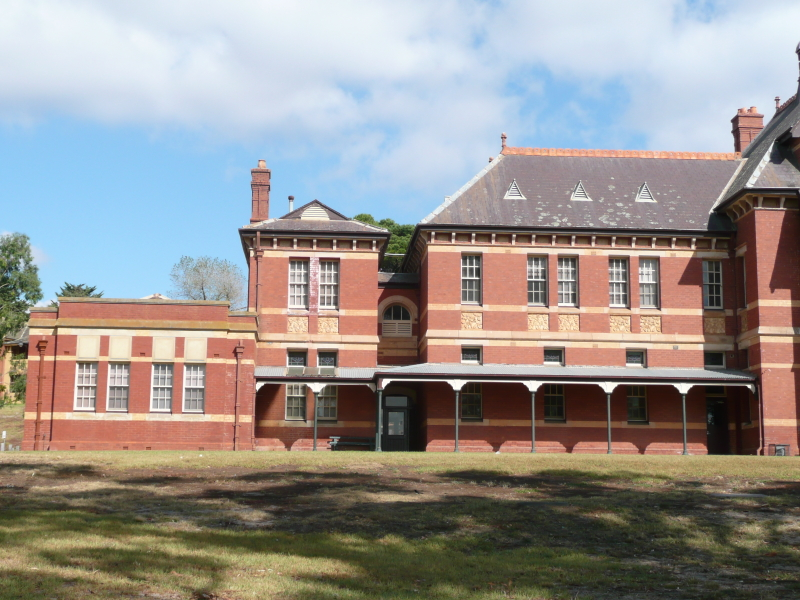
#> input picture lab_6/Sources/budynek1.jpg, 800 x 600 px
$ python -i lab6_3.py   (imports and definitions only)
#> lines starting #> are read from the running program, lines starting #| are printed output that depends on the picture
import sys
import os
import numpy as np
import matplotlib.pyplot as plt
import scipy.ndimage as ndimage
from PIL import Image

sys.path.append(os.path.abspath(os.path.join(os.path.dirname(__file__), '..')))
from Sources.pm import *

K_CONST = 0.04
PATCH_SIZE = 150
HALF_PATCH = PATCH_SIZE // 2  # 15
N_BEST = 200
FAST_THRESHOLD = 0.05

# Bresenham circle radius 3 — fits in 7×7, 16 pixels
FAST_CIRCLE = [
    (-3, 0), (-3, 1), (-2, 2), (-1, 3),
    (0, 3),  (1, 3),  (2, 2),  (3, 1),
    (3, 0),  (3, -1), (2, -2), (1, -3),
    (0, -3), (-1, -3),(-2, -2),(-3, -1),
]


# [38 lines left out: functions greyscaleimage, fast_detector, not called in this run]


def calculate_harris_measure(image, k=K_CONST):
    Ix = ndimage.sobel(image, axis=1)
    Iy = ndimage.sobel(image, axis=0)
    Ixx = ndimage.gaussian_filter(Ix ** 2, sigma=1)
    Iyy = ndimage.gaussian_filter(Iy ** 2, sigma=1)
    Ixy = ndimage.gaussian_filter(Ix * Iy,  sigma=1)
    det   = Ixx * Iyy - Ixy ** 2
    trace = Ixx + Iyy
    return det - k * trace ** 2


# [61 lines left out: functions non_max_suppression, get_orientation, load_orb_pairs, get_rotated_brief, not called in this run]


def hamming_distance(a, b):
    return int(np.count_nonzero(np.unpackbits(a) ^ np.unpackbits(b)))


def load_images(filename):
    path = os.path.join(os.path.dirname(__file__), 'Sources', filename)
    return np.array(Image.open(path)).astype(np.float32) / 255.0


# [69 lines left out: functions ask_user_images, process_image, match_orb, main, not called in this run]


# [2 lines not run here, left out]

>>> import cv2
>>> picture = cv2.imread('Sources/budynek1.jpg', cv2.IMREAD_GRAYSCALE)
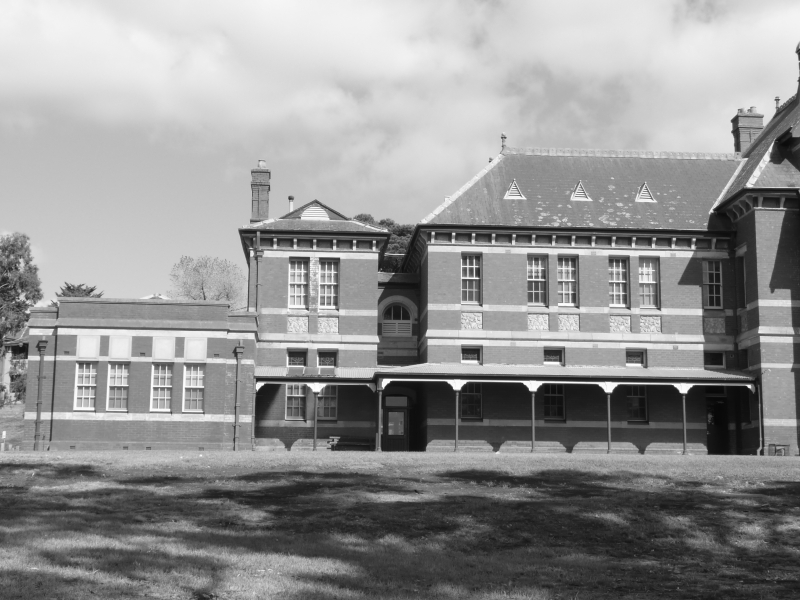
#> picture: shape (600, 800); min 8, max 254, mean 147.2
>>> result = calculate_harris_measure(picture)
#> in calculate_harris_measure, `Ix = ndimage.sobel(image, axis=1)`:
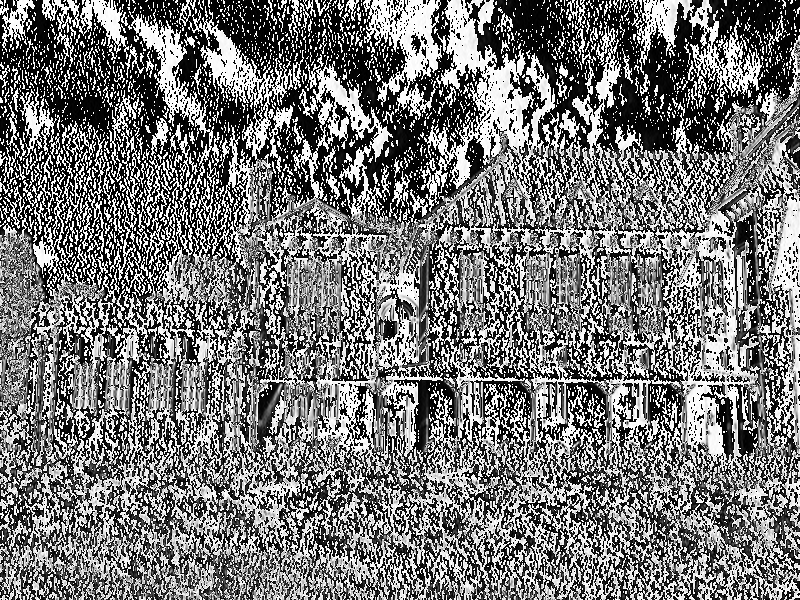
#> Ix: shape (600, 800); min 0, max 255, mean 118.7
#> in calculate_harris_measure, `Iy = ndimage.sobel(image, axis=0)`:
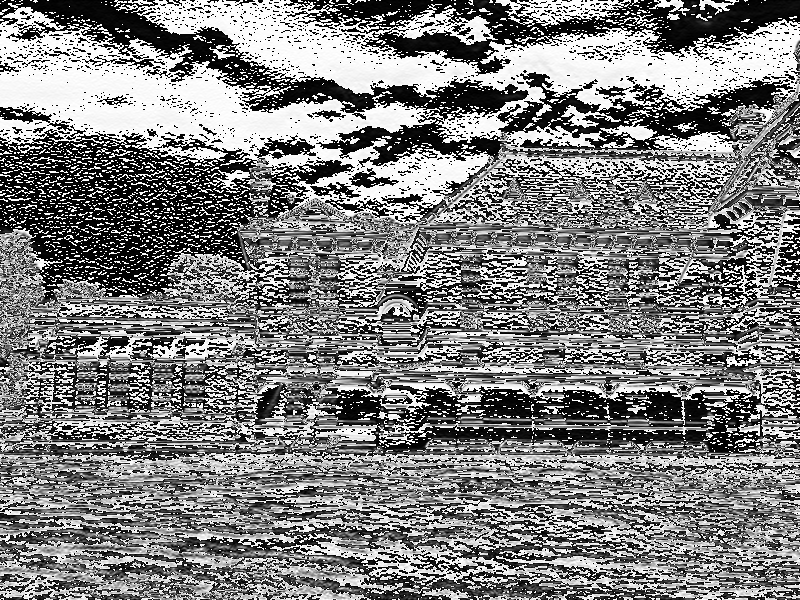
#> Iy: shape (600, 800); min 0, max 255, mean 127.4
#> in calculate_harris_measure, `Iyy = ndimage.gaussian_filter(Iy ** 2, sigma=1)`:
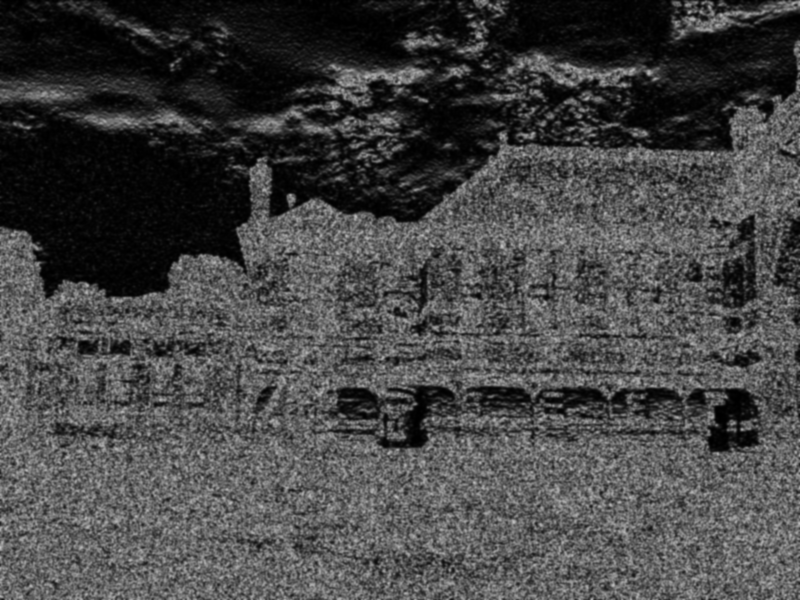
#> Iyy: shape (600, 800); min 0, max 192, mean 69.2
#> in calculate_harris_measure, `Ixy = ndimage.gaussian_filter(Ix * Iy,  sigma=1)`:
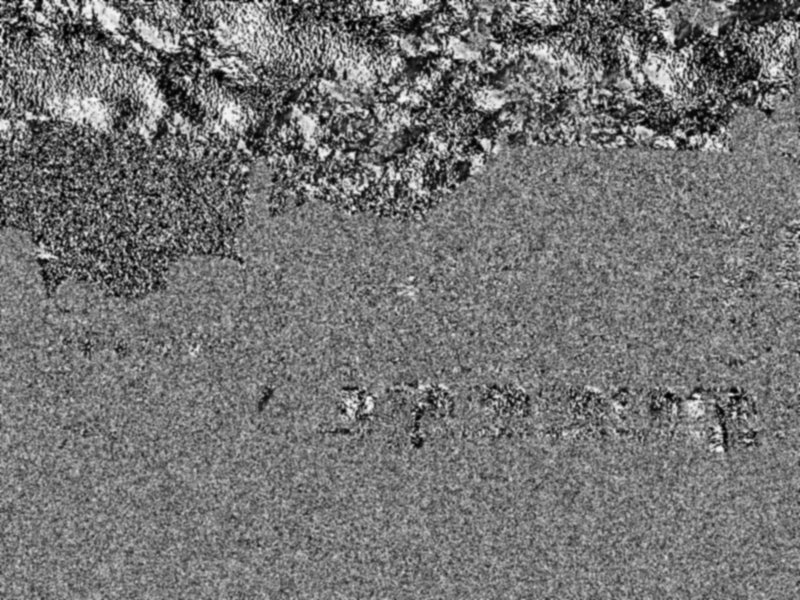
#> Ixy: shape (600, 800); min 0, max 249, mean 115.6
#> in calculate_harris_measure, `det   = Ixx * Iyy - Ixy ** 2`:
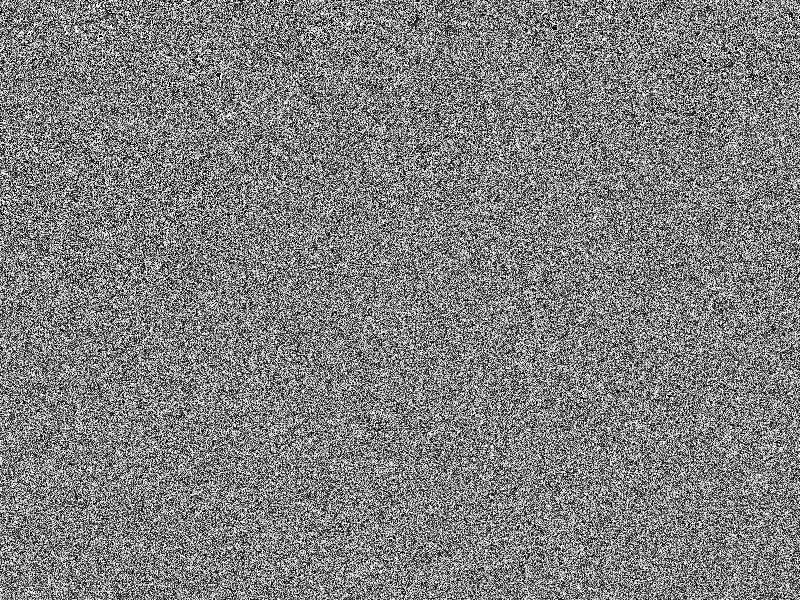
#> det: shape (600, 800); min 0, max 255, mean 127.3
#> in calculate_harris_measure, `trace = Ixx + Iyy`:
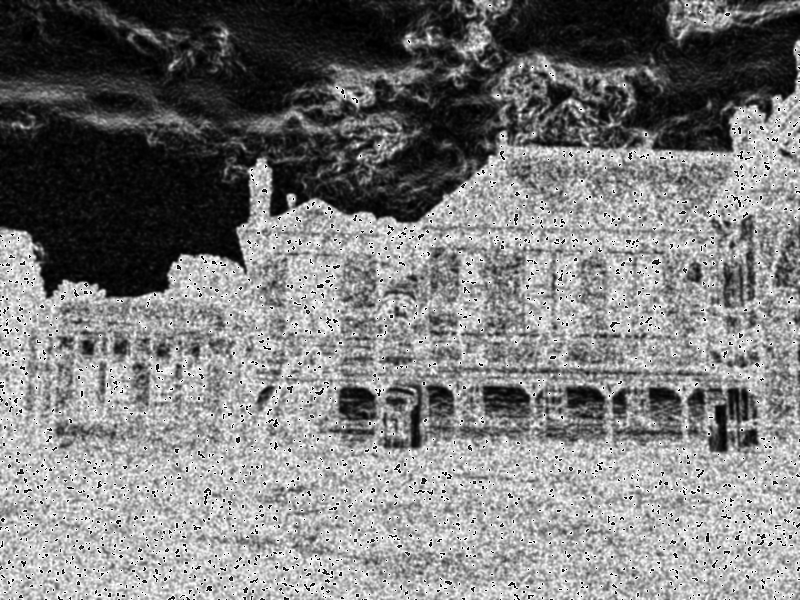
#> trace: shape (600, 800); min 0, max 255, mean 123.4

$ run again, on lab_6/Sources/left_panorama.jpg
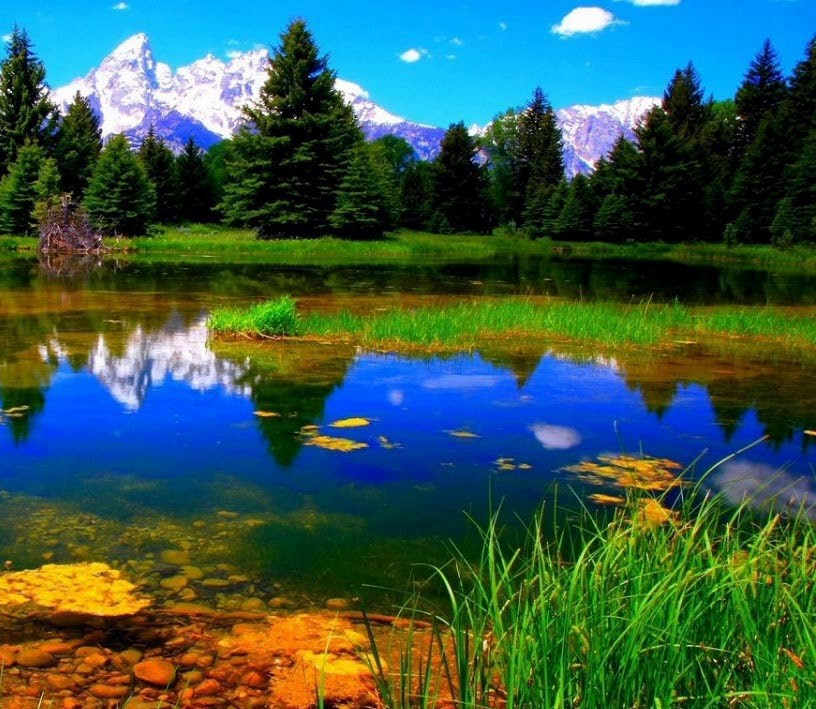
#> input picture lab_6/Sources/left_panorama.jpg, 816 x 709 px
#> in calculate_harris_measure, `det   = Ixx * Iyy - Ixy ** 2`:
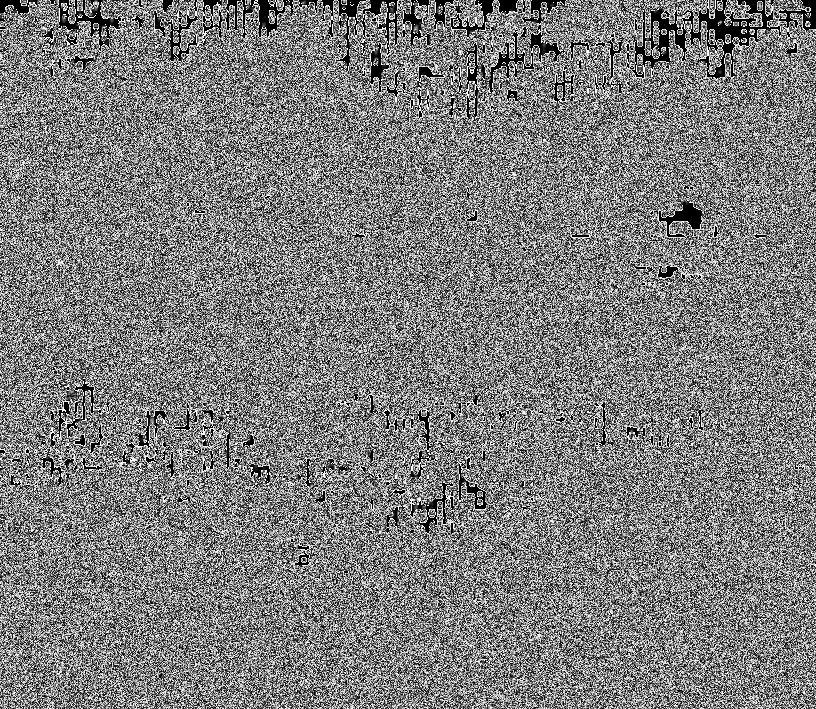
#> det: shape (709, 816); min 0, max 255, mean 125.4
#> in calculate_harris_measure, `trace = Ixx + Iyy`:
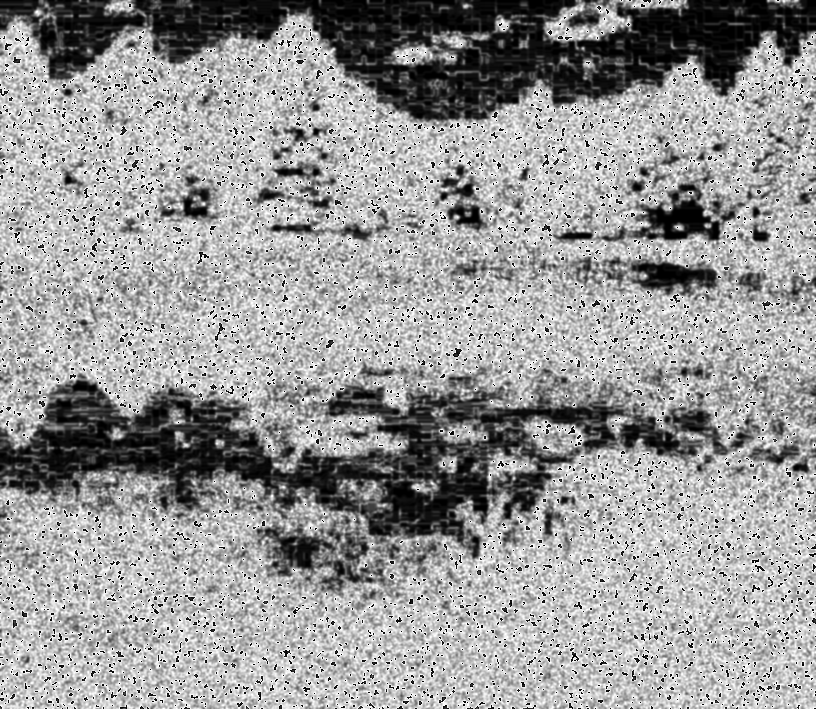
#> trace: shape (709, 816); min 0, max 255, mean 153

$ run again, on lab_6/Sources/right_panorama.jpg
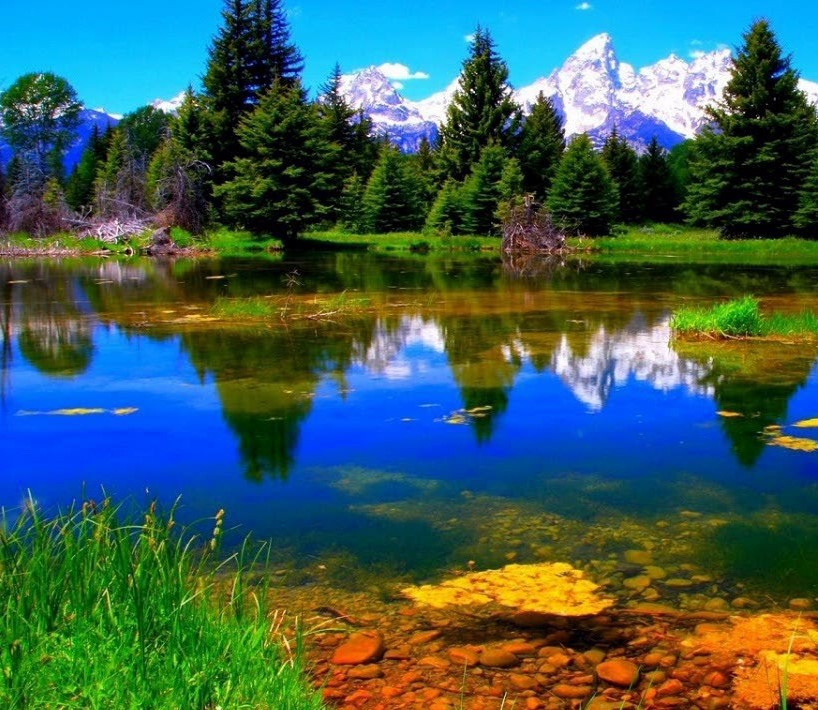
#> input picture lab_6/Sources/right_panorama.jpg, 818 x 710 px
#> in calculate_harris_measure, `det   = Ixx * Iyy - Ixy ** 2`:
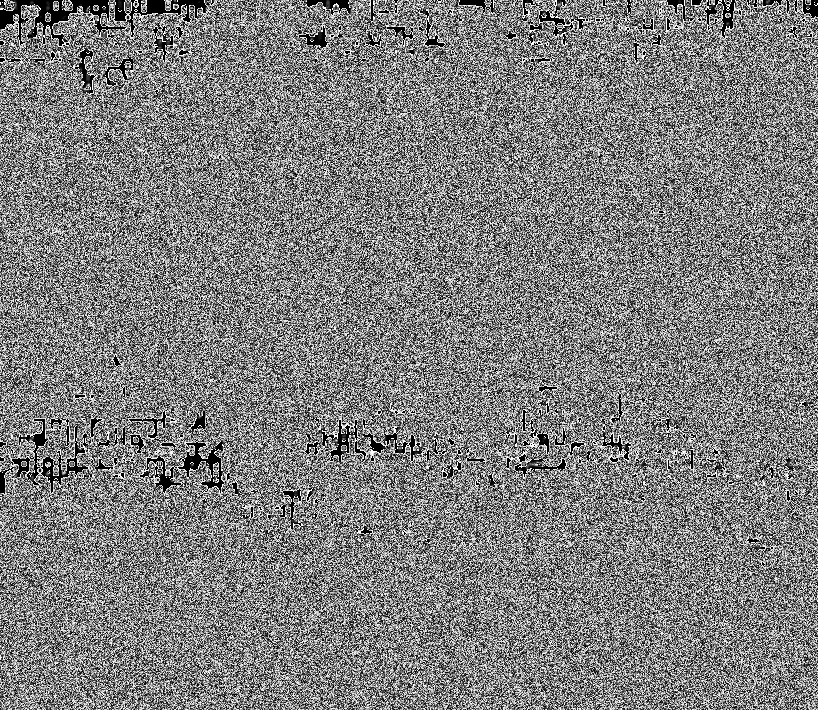
#> det: shape (710, 818); min 0, max 255, mean 126.3
#> in calculate_harris_measure, `trace = Ixx + Iyy`:
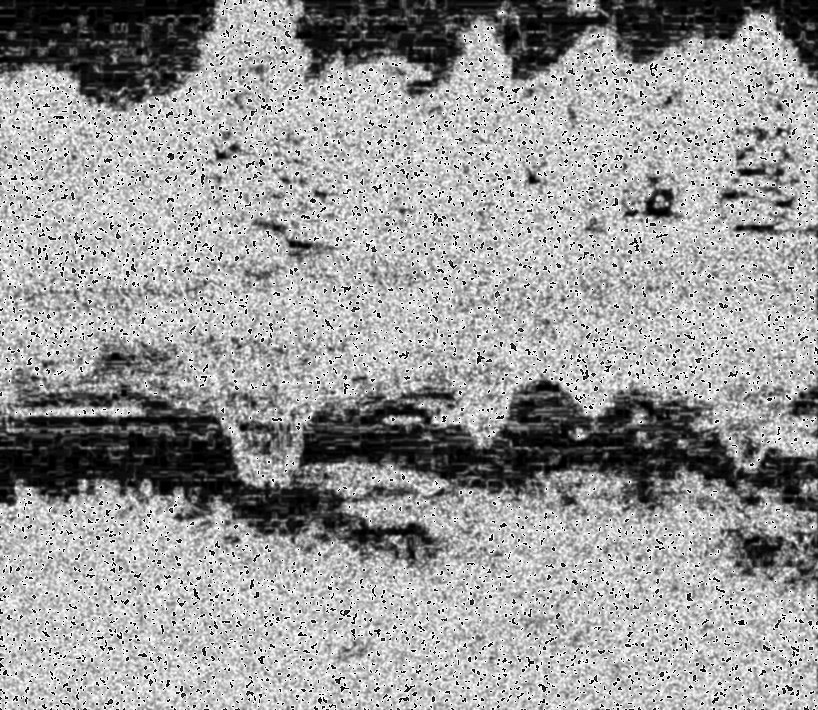
#> trace: shape (710, 818); min 0, max 255, mean 154.2
